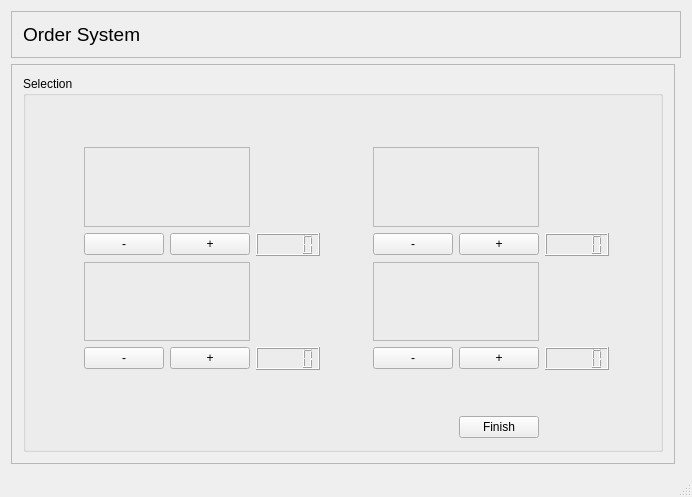
<?xml version="1.0" encoding="UTF-8"?>
<ui version="4.0">
 <class>MainWindowDesign</class>
 <widget class="QMainWindow" name="MainWindowDesign">
  <property name="geometry">
   <rect>
    <x>0</x>
    <y>0</y>
    <width>692</width>
    <height>497</height>
   </rect>
  </property>
  <property name="windowTitle">
   <string>MainWindow</string>
  </property>
  <property name="iconSize">
   <size>
    <width>24</width>
    <height>24</height>
   </size>
  </property>
  <widget class="QWidget" name="centralWidget">
   <layout class="QGridLayout" name="gridLayout_4">
    <item row="1" column="0">
     <widget class="QFrame" name="frame">
      <property name="sizePolicy">
       <sizepolicy hsizetype="Preferred" vsizetype="Preferred">
        <horstretch>1</horstretch>
        <verstretch>1</verstretch>
       </sizepolicy>
      </property>
      <property name="frameShape">
       <enum>QFrame::StyledPanel</enum>
      </property>
      <property name="frameShadow">
       <enum>QFrame::Raised</enum>
      </property>
      <layout class="QHBoxLayout" name="horizontalLayout">
       <item>
        <widget class="QGroupBox" name="groupBox_3">
         <property name="sizePolicy">
          <sizepolicy hsizetype="Preferred" vsizetype="Preferred">
           <horstretch>0</horstretch>
           <verstretch>26</verstretch>
          </sizepolicy>
         </property>
         <property name="title">
          <string>Selection</string>
         </property>
         <layout class="QGridLayout" name="gridLayout_3">
          <item row="3" column="6">
           <widget class="QPushButton" name="push_mb">
            <property name="text">
             <string>-</string>
            </property>
           </widget>
          </item>
          <item row="5" column="2">
           <widget class="QPushButton" name="push_py">
            <property name="enabled">
             <bool>true</bool>
            </property>
            <property name="sizePolicy">
             <sizepolicy hsizetype="Minimum" vsizetype="Fixed">
              <horstretch>0</horstretch>
              <verstretch>0</verstretch>
             </sizepolicy>
            </property>
            <property name="text">
             <string>+</string>
            </property>
           </widget>
          </item>
          <item row="7" column="7">
           <widget class="QPushButton" name="call_pub">
            <property name="text">
             <string>Finish</string>
            </property>
           </widget>
          </item>
          <item row="1" column="0">
           <spacer name="horizontalSpacer_4">
            <property name="orientation">
             <enum>Qt::Horizontal</enum>
            </property>
            <property name="sizeType">
             <enum>QSizePolicy::Expanding</enum>
            </property>
            <property name="sizeHint" stdset="0">
             <size>
              <width>40</width>
              <height>20</height>
             </size>
            </property>
           </spacer>
          </item>
          <item row="1" column="1" colspan="2">
           <widget class="QFrame" name="frame_2">
            <property name="frameShape">
             <enum>QFrame::StyledPanel</enum>
            </property>
            <property name="frameShadow">
             <enum>QFrame::Raised</enum>
            </property>
            <widget class="QLabel" name="label">
             <property name="geometry">
              <rect>
               <x>40</x>
               <y>-20</y>
               <width>71</width>
               <height>101</height>
              </rect>
             </property>
             <property name="text">
              <string/>
             </property>
             <property name="pixmap">
              <pixmap resource="resources/image_conf.qrc">:/images/image/ROT.png</pixmap>
             </property>
            </widget>
           </widget>
          </item>
          <item row="3" column="3">
           <widget class="QLCDNumber" name="lcdNumber_red"/>
          </item>
          <item row="1" column="9">
           <spacer name="verticalSpacer_2">
            <property name="orientation">
             <enum>Qt::Vertical</enum>
            </property>
            <property name="sizeHint" stdset="0">
             <size>
              <width>20</width>
              <height>40</height>
             </size>
            </property>
           </spacer>
          </item>
          <item row="3" column="0">
           <spacer name="horizontalSpacer_3">
            <property name="orientation">
             <enum>Qt::Horizontal</enum>
            </property>
            <property name="sizeType">
             <enum>QSizePolicy::Minimum</enum>
            </property>
            <property name="sizeHint" stdset="0">
             <size>
              <width>40</width>
              <height>20</height>
             </size>
            </property>
           </spacer>
          </item>
          <item row="4" column="9">
           <spacer name="verticalSpacer_4">
            <property name="orientation">
             <enum>Qt::Vertical</enum>
            </property>
            <property name="sizeHint" stdset="0">
             <size>
              <width>20</width>
              <height>40</height>
             </size>
            </property>
           </spacer>
          </item>
          <item row="3" column="5">
           <spacer name="horizontalSpacer_2">
            <property name="orientation">
             <enum>Qt::Horizontal</enum>
            </property>
            <property name="sizeHint" stdset="0">
             <size>
              <width>40</width>
              <height>20</height>
             </size>
            </property>
           </spacer>
          </item>
          <item row="3" column="1">
           <widget class="QPushButton" name="push_mr">
            <property name="sizePolicy">
             <sizepolicy hsizetype="Minimum" vsizetype="Fixed">
              <horstretch>0</horstretch>
              <verstretch>0</verstretch>
             </sizepolicy>
            </property>
            <property name="baseSize">
             <size>
              <width>0</width>
              <height>0</height>
             </size>
            </property>
            <property name="text">
             <string>-</string>
            </property>
           </widget>
          </item>
          <item row="3" column="7">
           <widget class="QPushButton" name="push_pb">
            <property name="text">
             <string>+</string>
            </property>
           </widget>
          </item>
          <item row="5" column="1">
           <widget class="QPushButton" name="push_my">
            <property name="text">
             <string>-</string>
            </property>
           </widget>
          </item>
          <item row="6" column="7">
           <spacer name="verticalSpacer_3">
            <property name="orientation">
             <enum>Qt::Vertical</enum>
            </property>
            <property name="sizeType">
             <enum>QSizePolicy::Minimum</enum>
            </property>
            <property name="sizeHint" stdset="0">
             <size>
              <width>20</width>
              <height>40</height>
             </size>
            </property>
           </spacer>
          </item>
          <item row="4" column="6" colspan="2">
           <widget class="QFrame" name="frame_6">
            <property name="frameShape">
             <enum>QFrame::StyledPanel</enum>
            </property>
            <property name="frameShadow">
             <enum>QFrame::Raised</enum>
            </property>
            <widget class="QLabel" name="label_4">
             <property name="geometry">
              <rect>
               <x>50</x>
               <y>-40</y>
               <width>71</width>
               <height>141</height>
              </rect>
             </property>
             <property name="text">
              <string/>
             </property>
             <property name="pixmap">
              <pixmap resource="resources/image_conf.qrc">:/images/image/GRUEN.png</pixmap>
             </property>
            </widget>
           </widget>
          </item>
          <item row="3" column="2">
           <widget class="QPushButton" name="push_pr">
            <property name="text">
             <string>+</string>
            </property>
           </widget>
          </item>
          <item row="5" column="7">
           <widget class="QPushButton" name="push_pg">
            <property name="text">
             <string>+</string>
            </property>
           </widget>
          </item>
          <item row="0" column="1">
           <spacer name="verticalSpacer">
            <property name="orientation">
             <enum>Qt::Vertical</enum>
            </property>
            <property name="sizeType">
             <enum>QSizePolicy::Minimum</enum>
            </property>
            <property name="sizeHint" stdset="0">
             <size>
              <width>20</width>
              <height>40</height>
             </size>
            </property>
           </spacer>
          </item>
          <item row="4" column="1" colspan="2">
           <widget class="QFrame" name="frame_5">
            <property name="frameShape">
             <enum>QFrame::StyledPanel</enum>
            </property>
            <property name="frameShadow">
             <enum>QFrame::Raised</enum>
            </property>
            <widget class="QLabel" name="label_3">
             <property name="geometry">
              <rect>
               <x>40</x>
               <y>0</y>
               <width>80</width>
               <height>63</height>
              </rect>
             </property>
             <property name="text">
              <string/>
             </property>
             <property name="pixmap">
              <pixmap resource="resources/image_conf.qrc">:/images/image/GELB.png</pixmap>
             </property>
            </widget>
           </widget>
          </item>
          <item row="5" column="6">
           <widget class="QPushButton" name="push_mg">
            <property name="text">
             <string>-</string>
            </property>
           </widget>
          </item>
          <item row="3" column="9">
           <spacer name="horizontalSpacer">
            <property name="orientation">
             <enum>Qt::Horizontal</enum>
            </property>
            <property name="sizeType">
             <enum>QSizePolicy::Minimum</enum>
            </property>
            <property name="sizeHint" stdset="0">
             <size>
              <width>40</width>
              <height>20</height>
             </size>
            </property>
           </spacer>
          </item>
          <item row="3" column="8">
           <widget class="QLCDNumber" name="lcdNumber_blue"/>
          </item>
          <item row="5" column="3">
           <widget class="QLCDNumber" name="lcdNumber_yel"/>
          </item>
          <item row="5" column="8">
           <widget class="QLCDNumber" name="lcdNumber_green"/>
          </item>
          <item row="1" column="6" colspan="2">
           <widget class="QFrame" name="frame_4">
            <property name="frameShape">
             <enum>QFrame::StyledPanel</enum>
            </property>
            <property name="frameShadow">
             <enum>QFrame::Raised</enum>
            </property>
            <widget class="QLabel" name="label_2">
             <property name="geometry">
              <rect>
               <x>40</x>
               <y>0</y>
               <width>81</width>
               <height>71</height>
              </rect>
             </property>
             <property name="text">
              <string/>
             </property>
             <property name="pixmap">
              <pixmap resource="resources/image_conf.qrc">:/images/image/BLAU.png</pixmap>
             </property>
            </widget>
           </widget>
          </item>
         </layout>
        </widget>
       </item>
      </layout>
     </widget>
    </item>
    <item row="0" column="0" colspan="2">
     <widget class="QFrame" name="frame_3">
      <property name="sizePolicy">
       <sizepolicy hsizetype="Preferred" vsizetype="Preferred">
        <horstretch>0</horstretch>
        <verstretch>0</verstretch>
       </sizepolicy>
      </property>
      <property name="autoFillBackground">
       <bool>false</bool>
      </property>
      <property name="frameShape">
       <enum>QFrame::StyledPanel</enum>
      </property>
      <property name="frameShadow">
       <enum>QFrame::Raised</enum>
      </property>
      <layout class="QGridLayout" name="gridLayout_5">
       <item row="0" column="0">
        <widget class="QLabel" name="label_17">
         <property name="enabled">
          <bool>true</bool>
         </property>
         <property name="sizePolicy">
          <sizepolicy hsizetype="Preferred" vsizetype="Preferred">
           <horstretch>0</horstretch>
           <verstretch>0</verstretch>
          </sizepolicy>
         </property>
         <property name="text">
          <string>&lt;html&gt;&lt;head/&gt;&lt;body&gt;&lt;p&gt;&lt;span style=&quot; font-size:14pt;&quot;&gt;Order System&lt;/span&gt;&lt;/p&gt;&lt;/body&gt;&lt;/html&gt;</string>
         </property>
        </widget>
       </item>
      </layout>
     </widget>
    </item>
   </layout>
  </widget>
  <widget class="QMenuBar" name="menuBar">
   <property name="geometry">
    <rect>
     <x>0</x>
     <y>0</y>
     <width>692</width>
     <height>22</height>
    </rect>
   </property>
  </widget>
  <widget class="QStatusBar" name="statusBar"/>
  <action name="actionAbout">
   <property name="text">
    <string>About</string>
   </property>
  </action>
  <action name="actionManual">
   <property name="text">
    <string>Manual</string>
   </property>
  </action>
  <action name="actionQuit">
   <property name="text">
    <string>Quit</string>
   </property>
  </action>
 </widget>
 <layoutdefault spacing="6" margin="11"/>
 <resources>
  <include location="resources/image_conf.qrc"/>
 </resources>
 <connections/>
</ui>
